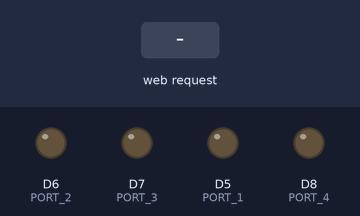
A sketch run on a simulated ESP8266 (NodeMCU). Parts: output pins drawn as LEDs (lit = HIGH). The test bench sets the inputs (shaded band). What the sketch prints to the serial monitor is not drawn.

Above: at 1.2 s.
1.3 s: HTTP request GET /toggle1 received
At 2.4 s:
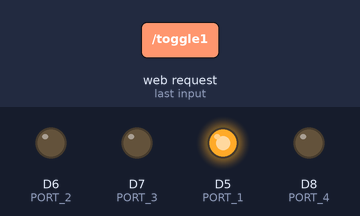
2.8 s: HTTP request GET /toggle2 received
At 3.6 s:
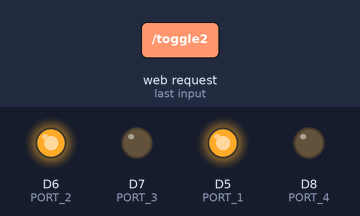
4.3 s: HTTP request GET /toggle3 received
At 4.7 s:
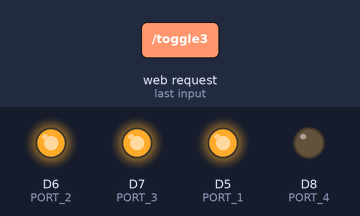
5.8 s: HTTP request GET /toggle4 received
At 7.0 s:
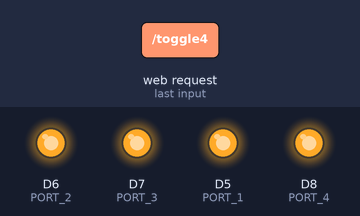
7.3 s: HTTP request GET /toggle1 received
At 8.2 s:
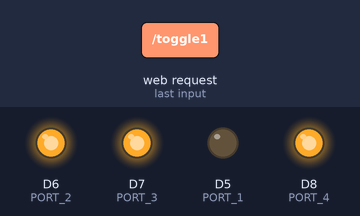
8.8 s: HTTP request GET /toggle2 received
At 9.3 s:
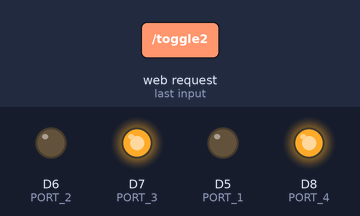
Timing chart, 0 to 11.3 s (numbered marks = the images above; inputs shaded):
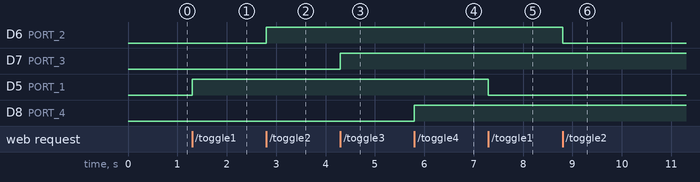

Measured:
- after the input at 1.3 s, D5 (PORT_1): LOW → HIGH at once
- after the input at 2.8 s, D6 (PORT_2): LOW → HIGH at once
- after the input at 4.3 s, D7 (PORT_3): LOW → HIGH at once
- after the input at 5.8 s, D8 (PORT_4): LOW → HIGH at once
- after the input at 7.3 s, D5 (PORT_1): HIGH → LOW at once
- after the input at 8.8 s, D6 (PORT_2): HIGH → LOW at once

The sketch:

nodemcu_role_kontrol.ino
```cpp
/*
  https://github.com/tugberkyildirim

  In this project, 4 relays are controlled by WiFi AP with Nodemcu.
  Relay 1 D5,
  Relay 2 D6,
  Relay 3 D7,
  Relay 4 is connected to pin D8.

  NOTE: If you don't have the "ESPAsyncTCP" and "ESPAsyncWebServer" libraries, they are available in the "lib" folder, don't forget to add them.

  Bu projede Nodemcu ile 4 adet röle WiFi AP ile kontrol edilmektedir.
  Röle 1 D5,
  Röle 2 D6,
  Röle 3 D7,
  Röle 4 D8 numaralı pine bağlı.

  NOT:  "ESPAsyncTCP" ve "ESPAsyncWebServer" kütüphaneleri sizde ekli değilse "lib" klasörünün içinde mevcut, onları eklemeyi unutmayın.
*/

#include <ESPAsyncTCP.h>
#include <ESPAsyncWebServer.h>

#define PORT_1 D5 //Relay 1
#define PORT_2 D6 //Relay 2
#define PORT_3 D7 //Relay 3
#define PORT_4 D8 //Relay 4

const char* ssid = "NODEMCU";
const char* password = "nodemcu123456";

const int serverPort = 80;

bool relayState1 = LOW;
bool relayState2 = LOW;
bool relayState3 = LOW;
bool relayState4 = LOW;

AsyncWebServer server(serverPort);

void setup() {
  pinMode(PORT_1, OUTPUT);
  pinMode(PORT_2, OUTPUT);
  pinMode(PORT_3, OUTPUT);
  pinMode(PORT_4, OUTPUT);

  digitalWrite(PORT_1, relayState1);
  digitalWrite(PORT_2, relayState2);
  digitalWrite(PORT_3, relayState3);
  digitalWrite(PORT_4, relayState4);

  Serial.begin(115200);

  WiFi.softAP(ssid, password);

  Serial.println(WiFi.softAPIP());

  server.on("/", HTTP_GET, handleRoot);
  server.on("/toggle1", HTTP_GET, toggleRelay1);
  server.on("/toggle2", HTTP_GET, toggleRelay2);
  server.on("/toggle3", HTTP_GET, toggleRelay3);
  server.on("/toggle4", HTTP_GET, toggleRelay4);

  server.begin();
}

void loop() {}

void handleRoot(AsyncWebServerRequest *request) {
String html = "<!DOCTYPE html>\
                <html lang=\"en\">\
                <head>\
                  <meta charset=\"UTF-8\">\
                  <meta name=\"viewport\" content=\"width=device-width, initial-scale=1.0\">\
                  <title>Relay Control</title>\
                  <style>\
                    body {\
                      font-family: Arial, sans-serif;\
                      margin: 0;\
                      padding: 0;\
                      display: flex;\
                      justify-content: center;\
                      align-items: center;\
                      height: 100vh;\
                      background-color: #f0f0f0;\
                    }\
                    .container {\
                      display: flex;\
                      flex-direction: column;\
                      align-items: center;\
                    }\
                    .normal-button {\
                      display: inline-block;\
                      width: 100px;\
                      height: 50px;\
                      background-color: #ccc;\
                      border-radius: 5px;\
                      position: relative;\
                      cursor: pointer;\
                      text-align: center;\
                      line-height: 50px;\
                      font-weight: bold;\
                      color: #666;\
                      transition: background-color 0.3s ease, color 0.3s ease;\
                      border: none;\
                      margin-bottom: 20px;\
                      margin-right: 20px;\
                    }\
                    .normal-button.active {\
                      background-color: #007bff;\
                      color: #fff;\
                    }\
                  </style>\
                </head>\
                <body>\
                  <div class=\"container\">\
                  <h4>Port 1</h4>\
                    <div>\
                      <button class=\"normal-button\" id=\"port1\" onclick=\"toggleRelay(1)\">";
html += relayState1 ? "On" : "Off";
html += "</button>\
                    </div>\
                    <h4>Port 2</h4>\
                    <div>\
                      <button class=\"normal-button\" id=\"port2\" onclick=\"toggleRelay(2)\">";
html += relayState2 ? "On" : "Off";
html += "</button>\
                    </div>\
                    <h4>Port 3</h4>\
                    <div>\
                      <button class=\"normal-button\" id=\"port3\" onclick=\"toggleRelay(3)\">";
html += relayState3 ? "On" : "Off";
html += "</button>\
                    </div>\
                      <h4>Port 4</h4>\
                    <div>\
                      <button class=\"normal-button\" id=\"port4\" onclick=\"toggleRelay(4)\">";
html += relayState4 ? "On" : "Off";
html += "</button>\
                    </div>\
                  </div>\
                  <script>\
                    window.addEventListener('load', function () {\
                      const buttons = document.querySelectorAll('.normal-button');\
                      buttons.forEach(function(button, index) {\
                        const xhttp = new XMLHttpRequest();\
                        xhttp.onreadystatechange = function() {\
                          if (this.readyState == 4 && this.status == 200) {\
                            const toggleButton = button.parentElement;\
                            const checkbox = toggleButton.querySelector('.checkbox');\
                            checkbox.checked = !checkbox.checked;\
                            if (checkbox.checked) {\
                              button.classList.add('active');\
                              button.innerHTML = \"On\";\
                            } else {\
                              button.classList.remove('active');\
                              button.innerHTML = \"Off\";\
                            }\
                          }\
                        };\
                      });\
                    });\
                    function toggleRelay(relayNum) {\
                      const xhttp = new XMLHttpRequest();\
                      xhttp.onreadystatechange = function() {\
                        if (this.readyState == 4 && this.status == 200) {\
                          const toggleButton = document.getElementById('toggle' + relayNum);\
                          const button = toggleButton.querySelector('.normal-button');\
                          const checkbox = toggleButton.querySelector('.checkbox');\
                          checkbox.checked = !checkbox.checked;\
                          if (checkbox.checked) {\
                            button.classList.add('active');\
                            button.innerHTML = \"On\";\
                          } else {\
                            button.classList.remove('active');\
                            button.innerHTML = \"Off\";\
                          }\
                        }\
                      };\
                      location.reload();\
                      xhttp.open(\"GET\", \"/toggle\" + relayNum, true);\
                      xhttp.send();\
                    }\
                  </script>\
                </body>\
                </html>";
  request->send(200, "text/html", html);
}

void toggleRelay1(AsyncWebServerRequest *request) {
  relayState1 = !relayState1;
  digitalWrite(PORT_1, relayState1);
  request->send(200, "text/plain", "OK");
}

void toggleRelay2(AsyncWebServerRequest *request) {
  relayState2 = !relayState2;
  digitalWrite(PORT_2, relayState2);
  request->send(200, "text/plain", "OK");
}

void toggleRelay3(AsyncWebServerRequest *request) {
  relayState3 = !relayState3;
  digitalWrite(PORT_3, relayState3);
  request->send(200, "text/plain", "OK");
}

void toggleRelay4(AsyncWebServerRequest *request) {
  relayState4 = !relayState4;
  digitalWrite(PORT_4, relayState4);
  request->send(200, "text/plain", "OK");
}
```
